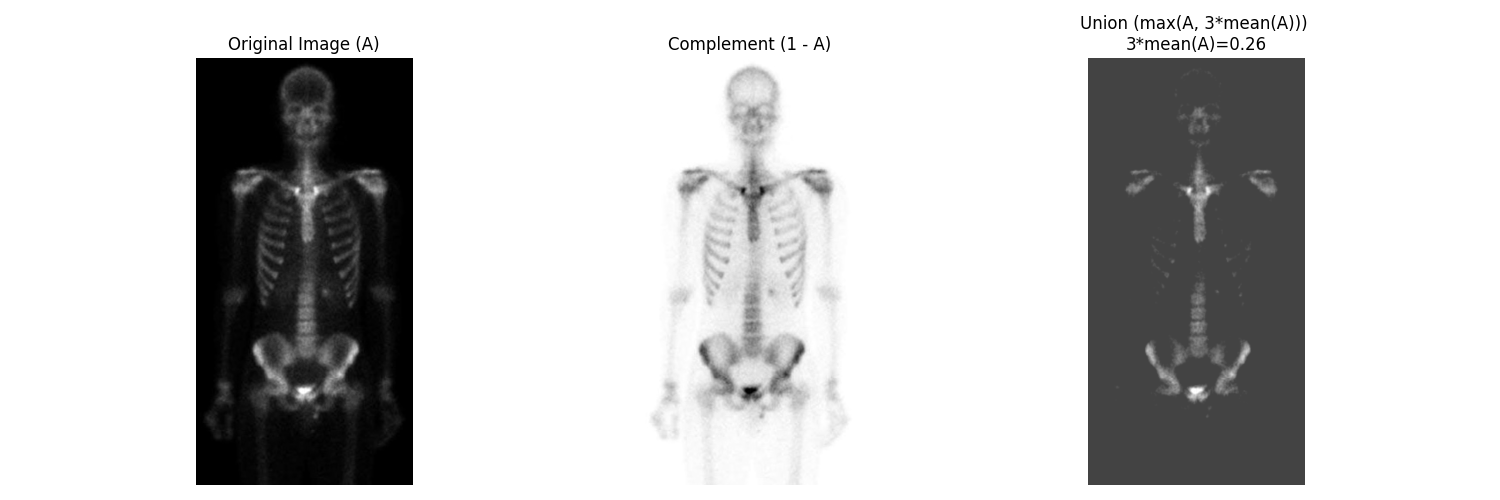

Python code for this plot:

import sys
import os
import numpy as np
import matplotlib.pyplot as plt
from skimage.io import imread
from skimage.util import img_as_float
from libDIPUM.data_path import dip_data

# Data
img_path = dip_data('skeleton.tif')

# Load and convert to double (0-1 float)
A = img_as_float(imread(img_path))

# Negate (Complement)
# An = 1 - A
An = 1.0 - A

# Union (Max) with a constant constant image B
# MATLAB: B = 3*mean2(A)*ones; -> Scalar B = 3 * mean(A)
# union = max(A, B);

B_val = 3 * np.mean(A)
# Ensure B isn't > 1 if we want it to be valid gray level, but typically fuzzy sets are [0,1].
# If 3*mean(A) > 1, the max will be saturated at that value?
# Or just clipped for display?
# Let's perform the math.

# Note: numpy.maximum performs element-wise max.
Union = np.maximum(A, B_val)

# Display
fig, axes = plt.subplots(1, 3, figsize=(15, 5))
axes = axes.flatten()

axes[0].imshow(A, cmap='gray')
axes[0].set_title('Original Image (A)')
axes[0].axis('off')

axes[1].imshow(An, cmap='gray')
axes[1].set_title('Complement (1 - A)')
axes[1].axis('off')

axes[2].imshow(Union, cmap='gray', vmin=0, vmax=1)
axes[2].set_title(f'Union (max(A, 3*mean(A))) \n3*mean(A)={B_val:.2f}')
axes[2].axis('off')

plt.tight_layout()
plt.savefig('Figure236.png')
print("Saved Figure236.png")

plt.show()
